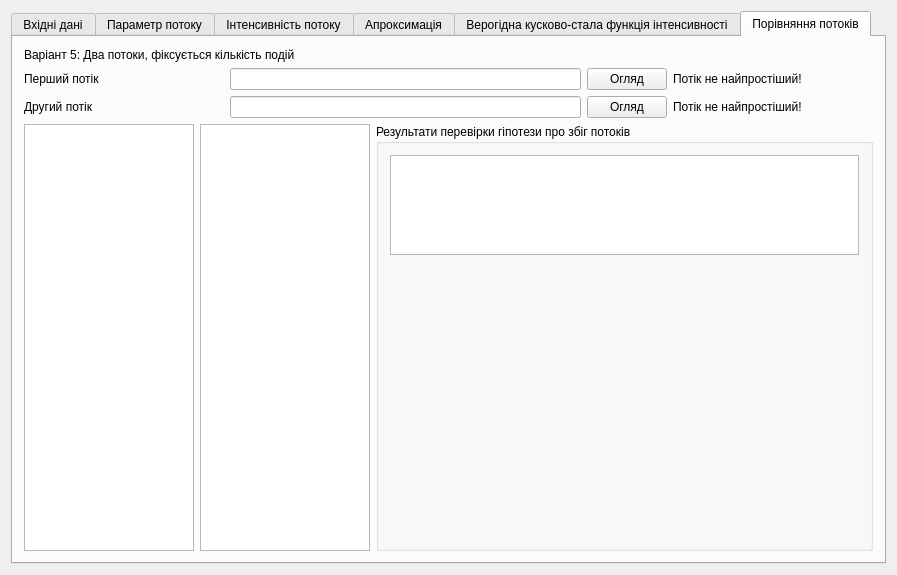
<?xml version="1.0" encoding="UTF-8"?>
<ui version="4.0">
 <class>lb1Class</class>
 <widget class="QMainWindow" name="lb1Class">
  <property name="geometry">
   <rect>
    <x>0</x>
    <y>0</y>
    <width>897</width>
    <height>575</height>
   </rect>
  </property>
  <property name="windowTitle">
   <string>lb1</string>
  </property>
  <widget class="QWidget" name="centralWidget">
   <property name="sizePolicy">
    <sizepolicy hsizetype="Expanding" vsizetype="Expanding">
     <horstretch>0</horstretch>
     <verstretch>0</verstretch>
    </sizepolicy>
   </property>
   <layout class="QVBoxLayout" name="verticalLayout" stretch="0">
    <item>
     <widget class="QTabWidget" name="tabWidget">
      <property name="currentIndex">
       <number>5</number>
      </property>
      <widget class="QWidget" name="inputTab">
       <attribute name="title">
        <string>Вхідні дані</string>
       </attribute>
       <layout class="QVBoxLayout" name="verticalLayout_2" stretch="0,0">
        <item>
         <layout class="QHBoxLayout" name="horizontalLayout">
          <item>
           <widget class="QLineEdit" name="pathEdit"/>
          </item>
          <item>
           <widget class="QPushButton" name="browseBtn">
            <property name="text">
             <string>Огляд</string>
            </property>
           </widget>
          </item>
         </layout>
        </item>
        <item>
         <layout class="QHBoxLayout" name="dataLayout">
          <item>
           <widget class="QTableWidget" name="intervalsWidget">
            <property name="sizePolicy">
             <sizepolicy hsizetype="Minimum" vsizetype="Expanding">
              <horstretch>0</horstretch>
              <verstretch>0</verstretch>
             </sizepolicy>
            </property>
            <property name="minimumSize">
             <size>
              <width>170</width>
              <height>0</height>
             </size>
            </property>
            <property name="maximumSize">
             <size>
              <width>170</width>
              <height>16777215</height>
             </size>
            </property>
            <property name="baseSize">
             <size>
              <width>0</width>
              <height>0</height>
             </size>
            </property>
            <property name="horizontalScrollBarPolicy">
             <enum>Qt::ScrollBarAlwaysOff</enum>
            </property>
            <property name="sortingEnabled">
             <bool>true</bool>
            </property>
            <property name="cornerButtonEnabled">
             <bool>false</bool>
            </property>
            <attribute name="verticalHeaderVisible">
             <bool>false</bool>
            </attribute>
            <attribute name="verticalHeaderHighlightSections">
             <bool>false</bool>
            </attribute>
            <attribute name="verticalHeaderShowSortIndicator" stdset="0">
             <bool>true</bool>
            </attribute>
           </widget>
          </item>
          <item>
           <layout class="QVBoxLayout" name="graphLayout" stretch="0,0,0">
            <item>
             <widget class="QCustomPlot" name="inputGraphWidget" native="true">
              <property name="sizePolicy">
               <sizepolicy hsizetype="Expanding" vsizetype="Expanding">
                <horstretch>0</horstretch>
                <verstretch>0</verstretch>
               </sizepolicy>
              </property>
             </widget>
            </item>
            <item>
             <widget class="QGroupBox" name="check1Group">
              <property name="title">
               <string>Результати перевірки гіпотези експоненційного розподілу</string>
              </property>
              <layout class="QVBoxLayout" name="graphLayout" stretch="0">
               <item>
                <widget class="QTableWidget" name="check1ResultsWidget">
                 <property name="maximumSize">
                  <size>
                   <width>16777215</width>
                   <height>100</height>
                  </size>
                 </property>
                 <property name="cornerButtonEnabled">
                  <bool>false</bool>
                 </property>
                 <attribute name="verticalHeaderVisible">
                  <bool>false</bool>
                 </attribute>
                </widget>
               </item>
              </layout>
             </widget>
            </item>
            <item>
             <widget class="QGroupBox" name="check2Group">
              <property name="title">
               <string>Результати перевірки тенденції зміни інтервалів</string>
              </property>
              <layout class="QVBoxLayout" name="graphLayout" stretch="0">
               <item>
                <widget class="QTableWidget" name="check2ResultsWidget">
                 <property name="maximumSize">
                  <size>
                   <width>16777215</width>
                   <height>100</height>
                  </size>
                 </property>
                 <property name="cornerButtonEnabled">
                  <bool>false</bool>
                 </property>
                 <attribute name="verticalHeaderVisible">
                  <bool>false</bool>
                 </attribute>
                </widget>
               </item>
              </layout>
             </widget>
            </item>
           </layout>
          </item>
         </layout>
        </item>
       </layout>
      </widget>
      <widget class="QWidget" name="flowParameterTab">
       <attribute name="title">
        <string>Параметр потоку</string>
       </attribute>
       <layout class="QVBoxLayout" name="verticalLayout_2" stretch="0">
        <item>
         <widget class="QGroupBox" name="check3Group">
          <property name="title">
           <string>Параметр потоку та довірчі інтервали на нього</string>
          </property>
          <layout class="QVBoxLayout" name="check3ResultsWidgetLayout" stretch="0,0,0">
           <item>
            <layout class="QHBoxLayout" name="mInputLayout" stretch="0,0,0">
             <item>
              <widget class="QLabel" name="label">
               <property name="text">
                <string>Кількість класів m</string>
               </property>
              </widget>
             </item>
             <item>
              <widget class="QSpinBox" name="mInputBox"/>
             </item>
             <item>
              <spacer name="horizontalSpacer">
               <property name="orientation">
                <enum>Qt::Horizontal</enum>
               </property>
               <property name="sizeHint" stdset="0">
                <size>
                 <width>40</width>
                 <height>20</height>
                </size>
               </property>
              </spacer>
             </item>
            </layout>
           </item>
           <item>
            <widget class="QTableWidget" name="check3ResultsWidget">
             <property name="maximumSize">
              <size>
               <width>16777215</width>
               <height>150</height>
              </size>
             </property>
             <property name="cornerButtonEnabled">
              <bool>false</bool>
             </property>
             <attribute name="verticalHeaderVisible">
              <bool>false</bool>
             </attribute>
            </widget>
           </item>
           <item>
            <widget class="QCustomPlot" name="flowParameterGraphWidget" native="true">
             <property name="sizePolicy">
              <sizepolicy hsizetype="Expanding" vsizetype="Expanding">
               <horstretch>0</horstretch>
               <verstretch>0</verstretch>
              </sizepolicy>
             </property>
            </widget>
           </item>
          </layout>
         </widget>
        </item>
       </layout>
      </widget>
      <widget class="QWidget" name="intensityParameterTab">
       <attribute name="title">
        <string>Інтенсивність потоку</string>
       </attribute>
       <layout class="QVBoxLayout" name="verticalLayout_8" stretch="0">
        <item>
         <widget class="QGroupBox" name="check4Group">
          <property name="title">
           <string>Інтенсивність потоку та довірчі інтервали на неї</string>
          </property>
          <layout class="QVBoxLayout" name="check4ResultsWidgetLayout" stretch="0,0">
           <item>
            <widget class="QTableWidget" name="check4ResultsWidget">
             <property name="maximumSize">
              <size>
               <width>16777215</width>
               <height>150</height>
              </size>
             </property>
             <property name="cornerButtonEnabled">
              <bool>false</bool>
             </property>
             <attribute name="verticalHeaderVisible">
              <bool>false</bool>
             </attribute>
            </widget>
           </item>
           <item>
            <widget class="QCustomPlot" name="intensityParameterGraphWidget" native="true">
             <property name="sizePolicy">
              <sizepolicy hsizetype="Expanding" vsizetype="Expanding">
               <horstretch>0</horstretch>
               <verstretch>0</verstretch>
              </sizepolicy>
             </property>
            </widget>
           </item>
          </layout>
         </widget>
        </item>
       </layout>
      </widget>
      <widget class="QWidget" name="approximationTab">
       <attribute name="title">
        <string>Апроксимація</string>
       </attribute>
       <layout class="QVBoxLayout" name="verticalLayout_100" stretch="0,0">
        <item>
         <layout class="QHBoxLayout" name="approxGroupLayout" stretch="0,0">
          <item>
           <widget class="QComboBox" name="approxFunctionBox">
            <property name="minimumSize">
             <size>
              <width>300</width>
              <height>0</height>
             </size>
            </property>
           </widget>
          </item>
          <item>
           <spacer name="horizontalSpacer_2">
            <property name="orientation">
             <enum>Qt::Horizontal</enum>
            </property>
            <property name="sizeHint" stdset="0">
             <size>
              <width>40</width>
              <height>20</height>
             </size>
            </property>
           </spacer>
          </item>
         </layout>
        </item>
        <item>
         <widget class="QGroupBox" name="check5Group">
          <property name="title">
           <string>Параметри апроксимуючої функції</string>
          </property>
          <layout class="QVBoxLayout" name="check5ResultsWidgetLayout" stretch="0,0,0">
           <item>
            <widget class="QTableWidget" name="check5ResultsWidget">
             <property name="maximumSize">
              <size>
               <width>16777215</width>
               <height>100</height>
              </size>
             </property>
             <property name="cornerButtonEnabled">
              <bool>false</bool>
             </property>
             <attribute name="verticalHeaderVisible">
              <bool>false</bool>
             </attribute>
            </widget>
           </item>
           <item>
            <widget class="QCustomPlot" name="approximationGraphWidget" native="true">
             <property name="sizePolicy">
              <sizepolicy hsizetype="Expanding" vsizetype="Expanding">
               <horstretch>0</horstretch>
               <verstretch>0</verstretch>
              </sizepolicy>
             </property>
            </widget>
           </item>
           <item>
            <widget class="QCustomPlot" name="distributionGraphWidget" native="true">
             <property name="sizePolicy">
              <sizepolicy hsizetype="Expanding" vsizetype="Expanding">
               <horstretch>0</horstretch>
               <verstretch>0</verstretch>
              </sizepolicy>
             </property>
            </widget>
           </item>
          </layout>
         </widget>
        </item>
       </layout>
      </widget>
      <widget class="QWidget" name="approximationTab2">
       <attribute name="title">
        <string>Верогідна кусково-стала функція інтенсивності</string>
       </attribute>
       <layout class="QVBoxLayout" name="verticalLayout_101" stretch="0">
        <item>
         <widget class="QGroupBox" name="check6Group">
          <property name="title">
           <string>Вірогідна інтенсивность потоку</string>
          </property>
          <layout class="QHBoxLayout" name="check6ResultsWidgetLayout" stretch="0,0">
           <item>
            <widget class="QTableWidget" name="check6ResultsWidget">
             <property name="maximumSize">
              <size>
               <width>200</width>
               <height>16777215</height>
              </size>
             </property>
             <property name="cornerButtonEnabled">
              <bool>false</bool>
             </property>
             <attribute name="verticalHeaderVisible">
              <bool>false</bool>
             </attribute>
            </widget>
           </item>
           <item>
            <layout class="QVBoxLayout" name="check6ResultsWidgetLayout" stretch="0,0">
             <item>
              <widget class="QCustomPlot" name="approximation2GraphWidget" native="true">
               <property name="sizePolicy">
                <sizepolicy hsizetype="Expanding" vsizetype="Expanding">
                 <horstretch>0</horstretch>
                 <verstretch>0</verstretch>
                </sizepolicy>
               </property>
              </widget>
             </item>
             <item>
              <widget class="QCustomPlot" name="distribution2GraphWidget" native="true">
               <property name="sizePolicy">
                <sizepolicy hsizetype="Expanding" vsizetype="Expanding">
                 <horstretch>0</horstretch>
                 <verstretch>0</verstretch>
                </sizepolicy>
               </property>
              </widget>
             </item>
            </layout>
           </item>
          </layout>
         </widget>
        </item>
       </layout>
      </widget>
      <widget class="QWidget" name="flowComparisonTab">
       <attribute name="title">
        <string>Порівняння потоків</string>
       </attribute>
       <layout class="QVBoxLayout" name="fctabLayout">
        <item>
         <widget class="QLabel" name="label_4">
          <property name="text">
           <string>Варіант 5: Два потоки, фіксується кількість подій</string>
          </property>
         </widget>
        </item>
        <item>
         <layout class="QHBoxLayout" name="horizontalLayout">
          <item>
           <widget class="QLabel" name="label_2">
            <property name="minimumSize">
             <size>
              <width>200</width>
              <height>0</height>
             </size>
            </property>
            <property name="text">
             <string>Перший потік</string>
            </property>
           </widget>
          </item>
          <item>
           <widget class="QLineEdit" name="path1Edit"/>
          </item>
          <item>
           <widget class="QPushButton" name="browse1Btn">
            <property name="text">
             <string>Огляд</string>
            </property>
           </widget>
          </item>
          <item>
           <widget class="QLabel" name="flow1IsNotTrivial">
            <property name="minimumSize">
             <size>
              <width>200</width>
              <height>0</height>
             </size>
            </property>
            <property name="text">
             <string>Потік не найпростіший!</string>
            </property>
           </widget>
          </item>
         </layout>
        </item>
        <item>
         <layout class="QHBoxLayout" name="horizontalLayout">
          <item>
           <widget class="QLabel" name="label_3">
            <property name="minimumSize">
             <size>
              <width>200</width>
              <height>0</height>
             </size>
            </property>
            <property name="text">
             <string>Другий потік</string>
            </property>
           </widget>
          </item>
          <item>
           <widget class="QLineEdit" name="path2Edit"/>
          </item>
          <item>
           <widget class="QPushButton" name="browse2Btn">
            <property name="text">
             <string>Огляд</string>
            </property>
           </widget>
          </item>
          <item>
           <widget class="QLabel" name="flow2IsNotTrivial">
            <property name="minimumSize">
             <size>
              <width>200</width>
              <height>0</height>
             </size>
            </property>
            <property name="text">
             <string>Потік не найпростіший!</string>
            </property>
           </widget>
          </item>
         </layout>
        </item>
        <item>
         <layout class="QHBoxLayout" name="data2Layout">
          <item>
           <widget class="QTableWidget" name="intervals1Widget">
            <property name="sizePolicy">
             <sizepolicy hsizetype="Minimum" vsizetype="Expanding">
              <horstretch>0</horstretch>
              <verstretch>0</verstretch>
             </sizepolicy>
            </property>
            <property name="minimumSize">
             <size>
              <width>170</width>
              <height>0</height>
             </size>
            </property>
            <property name="maximumSize">
             <size>
              <width>170</width>
              <height>16777215</height>
             </size>
            </property>
            <property name="baseSize">
             <size>
              <width>0</width>
              <height>0</height>
             </size>
            </property>
            <property name="horizontalScrollBarPolicy">
             <enum>Qt::ScrollBarAlwaysOff</enum>
            </property>
            <property name="sortingEnabled">
             <bool>true</bool>
            </property>
            <property name="cornerButtonEnabled">
             <bool>false</bool>
            </property>
            <attribute name="verticalHeaderVisible">
             <bool>false</bool>
            </attribute>
            <attribute name="verticalHeaderHighlightSections">
             <bool>false</bool>
            </attribute>
            <attribute name="verticalHeaderShowSortIndicator" stdset="0">
             <bool>true</bool>
            </attribute>
           </widget>
          </item>
          <item>
           <widget class="QTableWidget" name="intervals2Widget">
            <property name="sizePolicy">
             <sizepolicy hsizetype="Minimum" vsizetype="Expanding">
              <horstretch>0</horstretch>
              <verstretch>0</verstretch>
             </sizepolicy>
            </property>
            <property name="minimumSize">
             <size>
              <width>170</width>
              <height>0</height>
             </size>
            </property>
            <property name="maximumSize">
             <size>
              <width>170</width>
              <height>16777215</height>
             </size>
            </property>
            <property name="baseSize">
             <size>
              <width>0</width>
              <height>0</height>
             </size>
            </property>
            <property name="horizontalScrollBarPolicy">
             <enum>Qt::ScrollBarAlwaysOff</enum>
            </property>
            <property name="sortingEnabled">
             <bool>true</bool>
            </property>
            <property name="cornerButtonEnabled">
             <bool>false</bool>
            </property>
            <attribute name="verticalHeaderVisible">
             <bool>false</bool>
            </attribute>
            <attribute name="verticalHeaderHighlightSections">
             <bool>false</bool>
            </attribute>
            <attribute name="verticalHeaderShowSortIndicator" stdset="0">
             <bool>true</bool>
            </attribute>
           </widget>
          </item>
          <item>
           <layout class="QVBoxLayout" name="graphLayout" stretch="0">
            <item>
             <widget class="QGroupBox" name="checkCompGroup">
              <property name="title">
               <string>Результати перевірки гіпотези про збіг потоків</string>
              </property>
              <layout class="QVBoxLayout" name="graphLayout" stretch="0,0">
               <item>
                <widget class="QTableWidget" name="checkCompResultsWidget">
                 <property name="maximumSize">
                  <size>
                   <width>16777215</width>
                   <height>100</height>
                  </size>
                 </property>
                 <property name="cornerButtonEnabled">
                  <bool>false</bool>
                 </property>
                 <attribute name="verticalHeaderVisible">
                  <bool>false</bool>
                 </attribute>
                </widget>
               </item>
               <item>
                <spacer name="verticalSpacer">
                 <property name="orientation">
                  <enum>Qt::Vertical</enum>
                 </property>
                 <property name="sizeHint" stdset="0">
                  <size>
                   <width>20</width>
                   <height>40</height>
                  </size>
                 </property>
                </spacer>
               </item>
              </layout>
             </widget>
            </item>
           </layout>
          </item>
         </layout>
        </item>
       </layout>
      </widget>
     </widget>
    </item>
   </layout>
  </widget>
 </widget>
 <layoutdefault spacing="6" margin="11"/>
 <customwidgets>
  <customwidget>
   <class>QCustomPlot</class>
   <extends>QWidget</extends>
   <header>qcustomplot.h</header>
   <container>1</container>
  </customwidget>
 </customwidgets>
 <resources>
  <include location="lb1.qrc"/>
 </resources>
 <connections/>
</ui>
